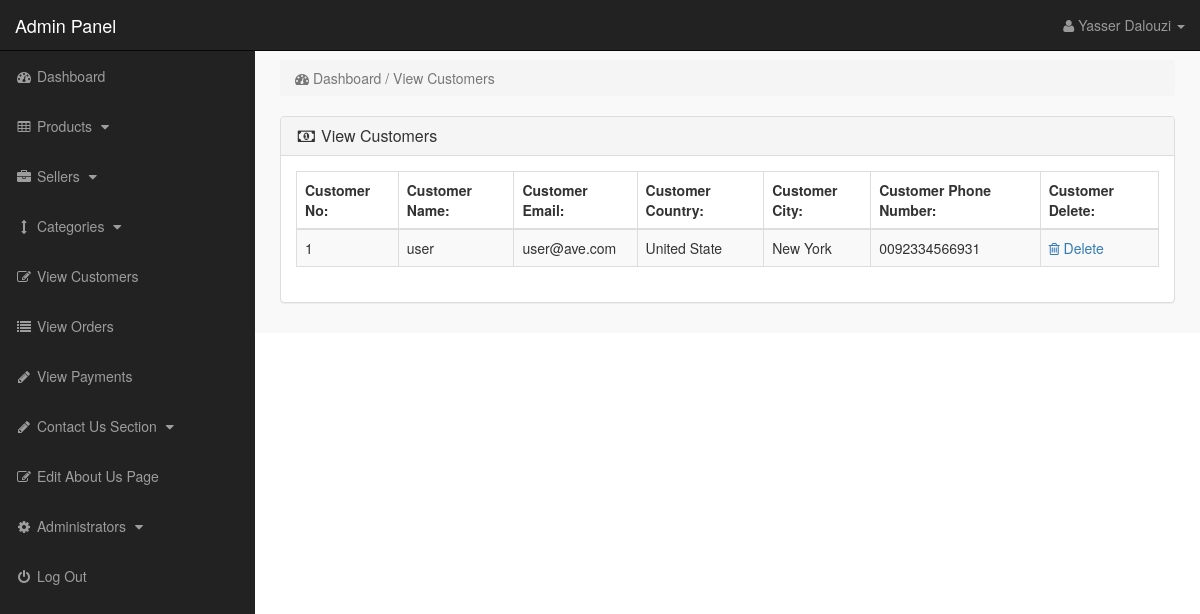
The page /admin_area/index.php?view_customers (signed in) on the database as committed earlier.
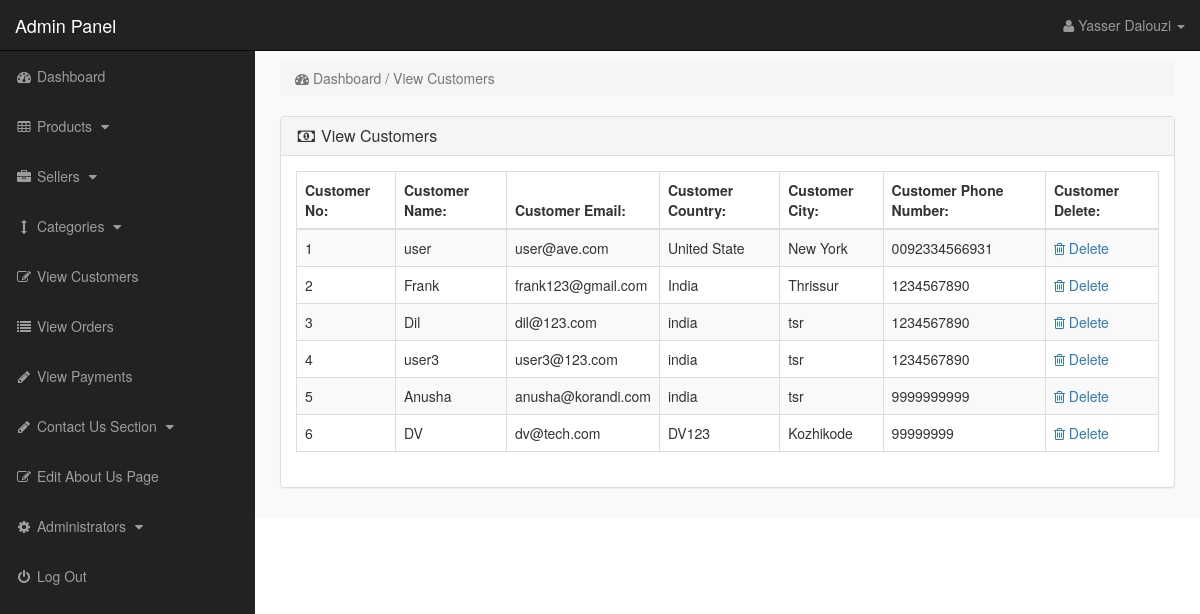
The same page on the database as committed later.
### tables this page shows
CREATE TABLE `customers` (
  `customer_id` int(10) NOT NULL,
  `customer_name` varchar(255) NOT NULL,
  `customer_email` varchar(255) NOT NULL,
  `customer_pass` varchar(255) NOT NULL,
  `customer_country` text NOT NULL,
  `customer_city` text NOT NULL,
  `customer_contact` varchar(255) NOT NULL,
  `customer_address` text NOT NULL,
  `customer_image` text NOT NULL,
  `customer_ip` varchar(255) NOT NULL,
  `customer_confirm_code` text NOT NULL
);

### admin_area/view_customers.php (the view)
<?php
if(!isset($_SESSION['admin_email'])){
echo "<script>window.open('login.php','_self')</script>";
}
else {
?>
<div class="row">
<div class="col-lg-12">
<ol class="breadcrumb">
<li class="active">
<i class="fa fa-dashboard"></i> Dashboard / View Customers
</li>
</ol>
</div>
</div>
<div class="row">
<div class="col-lg-12">
<div class="panel panel-default">
<div class="panel-heading">
<h3 class="panel-title">
<i class="fa fa-money fa-fw"></i> View Customers
</h3>
</div>
<div class="panel-body" >
<div class="table-responsive" >
<table class="table table-bordered table-hover table-striped" >
<thead>
<tr>
<th>Customer No:</th>
<th>Customer Name:</th>
<th>Customer Email:</th>
<th>Customer Country:</th>
<th>Customer City:</th>
<th>Customer Phone Number:</th>
<th>Customer Delete:</th>
</tr>
</thead>
<tbody>
<?php
$i=0;
$get_c = "select * from customers";
$run_c = mysqli_query($con,$get_c);
while($row_c=mysqli_fetch_array($run_c)){
$c_id = $row_c['customer_id'];
$c_name = $row_c['customer_name'];
$c_email = $row_c['customer_email'];
$c_country = $row_c['customer_country'];
$c_city = $row_c['customer_city'];
$c_contact = $row_c['customer_contact'];
$i++;
?>
<tr>
<td><?php echo $i; ?></td>
<td><?php echo $c_name; ?></td>
<td><?php echo $c_email; ?></td>
<td><?php echo $c_country; ?></td>
<td><?php echo $c_city; ?></td>
<td><?php echo $c_contact; ?></td>
<td>
<a href="index.php?customer_delete=<?php echo $c_id; ?>" >
<i class="fa fa-trash-o" ></i> Delete
</a>
</td>
</tr>
<?php } ?>
</tbody>
</table>
</div>
</div>
</div>
</div>
</div>
<?php } ?>

Rows that differ between the two databases and show on the page:
added customers: customer_name "Frank", customer_email "frank123@gmail.com", customer_country "India", customer_city "Thrissur", customer_contact "1234567890"
added customers: customer_name "Dil", customer_email "dil@123.com", customer_country "india", customer_city "tsr", customer_contact "1234567890"
added customers: customer_name "user3", customer_email "user3@123.com", customer_country "india", customer_city "tsr", customer_contact "1234567890"
added customers: customer_name "Anusha", customer_email "anusha@korandi.com", customer_country "india", customer_city "tsr", customer_contact "9999999999"
added customers: customer_name "DV", customer_email "dv@tech.com", customer_country "DV123", customer_city "Kozhikode", customer_contact "99999999"
